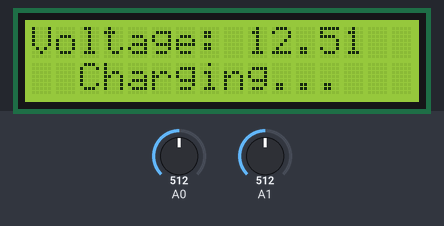
Bench run of a sketch on a simulated Arduino Uno, built with avr-gcc and run on an emulated ATmega328P. Shown: 16×2 character LCD. The test bench sets the inputs (shaded band); at power-on: A0 = 512, A1 = 512. What the sketch prints to the serial monitor is not drawn.

Above: at 1.3 s.
1.4 s: A0 set to 716
At 3.0 s:
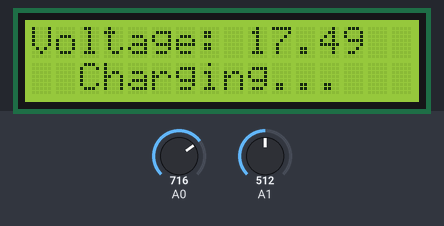
5.6 s: A1 set to 0
7.9 s: A0 set to 900
At 9.1 s:
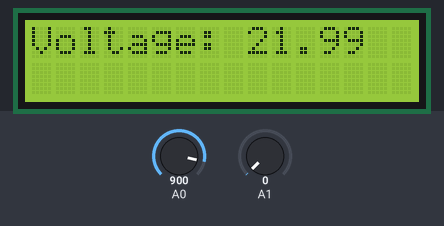
9.4 s: A1 set to 511
At 10.1 s:
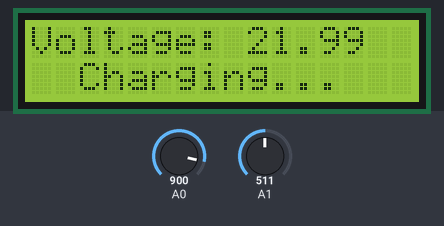
13.6 s: A0 set to 1023
At 15.4 s:
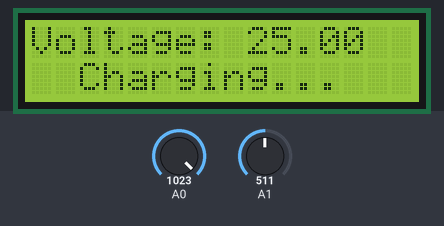
Timing chart, 0 to 16.9 s (numbered marks = the images above; inputs shaded):
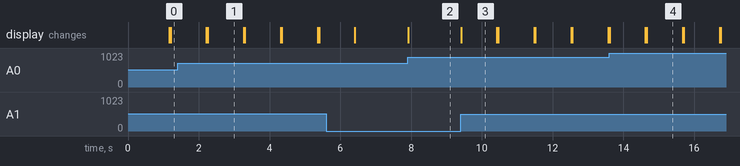

Measured:
- after the input at 1.4 s, the display: first differs from a run without the input after 0.85 s (image 1)
- after the input at 7.9 s, the display: changes at once (image 2)
- after the input at 9.4 s, the display: changes at once (image 3)
- after the input at 13.6 s, the display: first differs from a run without the input after 1.1 s (image 4)
- what the display in image 1 shows lasts 1.0 s, from 2.3 s to 3.3 s

The sketch:

wi20qp__2.ino
```cpp
int offset =0; // set the correction offset value
double bVoltage = 0;

#include <Wire.h> // Library for I2C communication
#include <LiquidCrystal_I2C.h> // Library for LCD
LiquidCrystal_I2C lcd = LiquidCrystal_I2C(0x27, 16, 2); // (0x27,16,2) for 16x2 LCD. //0X27 LCD ADDRESS

void setup() {
  // Initiate the LCD:
  Serial.begin(115200);   //Serial Monitor for debugging
  lcd.begin(16,2);        //Initialize display
  lcd.init();
  lcd.backlight();

}
void loop() {   //COLUMN, ROW

  double volt = analogRead(A0);// read the input from Battery
  double voltage = map(volt,0,1023, 0, 2500) + offset;// map 0-1023 to 0-2500 and add correction offset
  voltage /=100;// divide by 100 to get the decimal values
  bVoltage = voltage;

  Serial.print("bat Voltage: "); Serial.print(voltage); Serial.println("V");   //PRINT VOLTAGE
  lcd.setCursor(0, 0);
  lcd.print("Voltage:");
  lcd.setCursor(9,0);
  lcd.print(bVoltage);

  double volt2 = analogRead(A1); // read the input from Piezo discs
  double voltage2 = map(volt2,0,1023, 0, 2500);// map 0-1023 to 0-2500 and add correction offset
  voltage2 /=100;// divide by 100 to get the decimal values
  double pvolt = voltage2;

  int prev;

  Serial.print("Pressure Voltage: ");
  Serial.print(pvolt);//print the voltge
  Serial.println("V");

  if(pvolt> prev+.01){
    displayCharging();
  }
  prev = pvolt;
  delay(10);

}


void displayCharging(){        //Prints charging status to display
  lcd.setCursor(2, 1);
  lcd.print("Charging...");
  delay(1000);
  lcd.setCursor(0, 1);
  lcd.print("             "); //clears line
}
```
